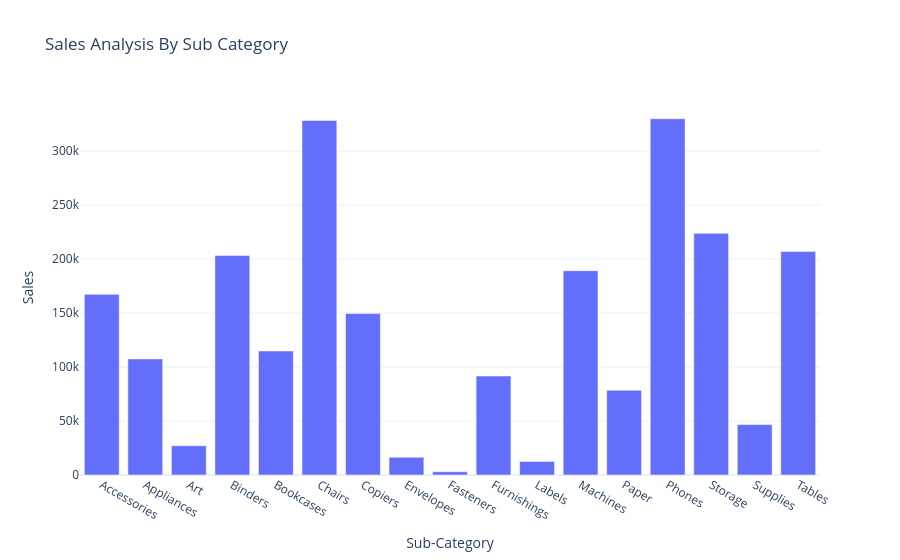

Notebook cell for this chart:
### Code cell
fig = px.bar(sales_by_subcategory, x= 'Sub-Category', y = 'Sales', title = "Sales Analysis By Sub Category")

fig.show()

### Figure 1 — Plotly figure (JSON) as saved in the notebook; plotly's stock layout.template omitted (floating-point values rounded to 4 significant figures)
{"data": [{"hovertemplate": "Sub-Category=%{x}<br>Sales=%{y}<extra></extra>", "legendgroup": "", "marker": {"color": "#636efa", "pattern": {"shape": ""}}, "name": "", "orientation": "v", "showlegend": false, "textposition": "auto", "type": "bar", "x": ["Accessories", "Appliances", "Art", "Binders", "Bookcases", "Chairs", "Copiers", "Envelopes", "Fasteners", "Furnishings", "Labels", "Machines", "Paper", "Phones", "Storage", "Supplies", "Tables"], "xaxis": "x", "y": [167400.0, 107500.0, 27120.0, 203400.0, 114900.0, 328400.0, 149500.0, 16480.0, 3024.0, 91710.0, 12490.0, 189200.0, 78480.0, 330000.0, 223800.0, 46670.0, 207000.0], "yaxis": "y"}], "layout": {"barmode": "relative", "legend": {"tracegroupgap": 0}, "title": {"text": "Sales Analysis By Sub Category"}, "xaxis": {"anchor": "y", "domain": [0, 1], "title": {"text": "Sub-Category"}}, "yaxis": {"anchor": "x", "domain": [0, 1], "title": {"text": "Sales"}}}}
